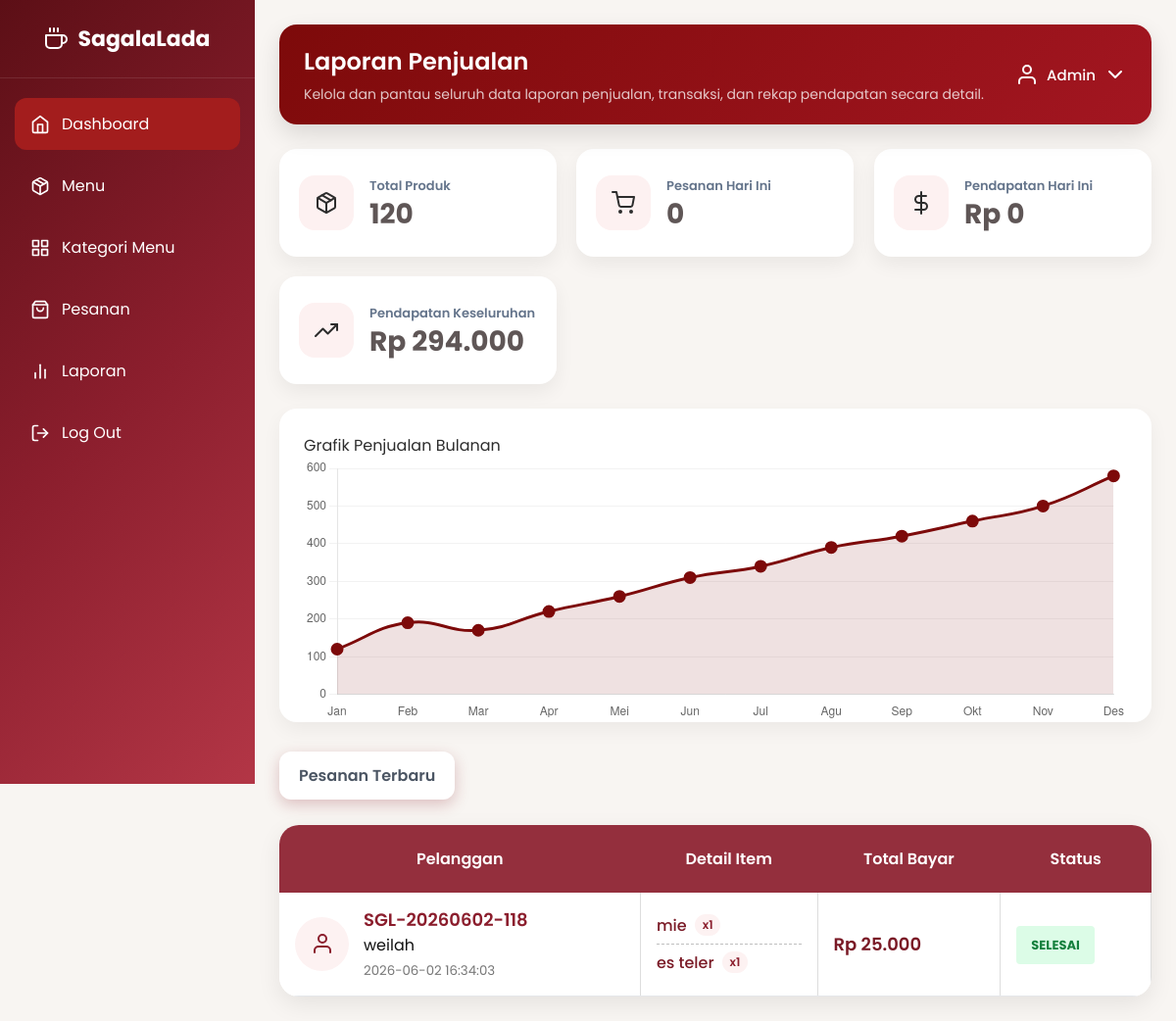
/admind/main_page/dashboard.php, run on an earlier commit of the app's database.
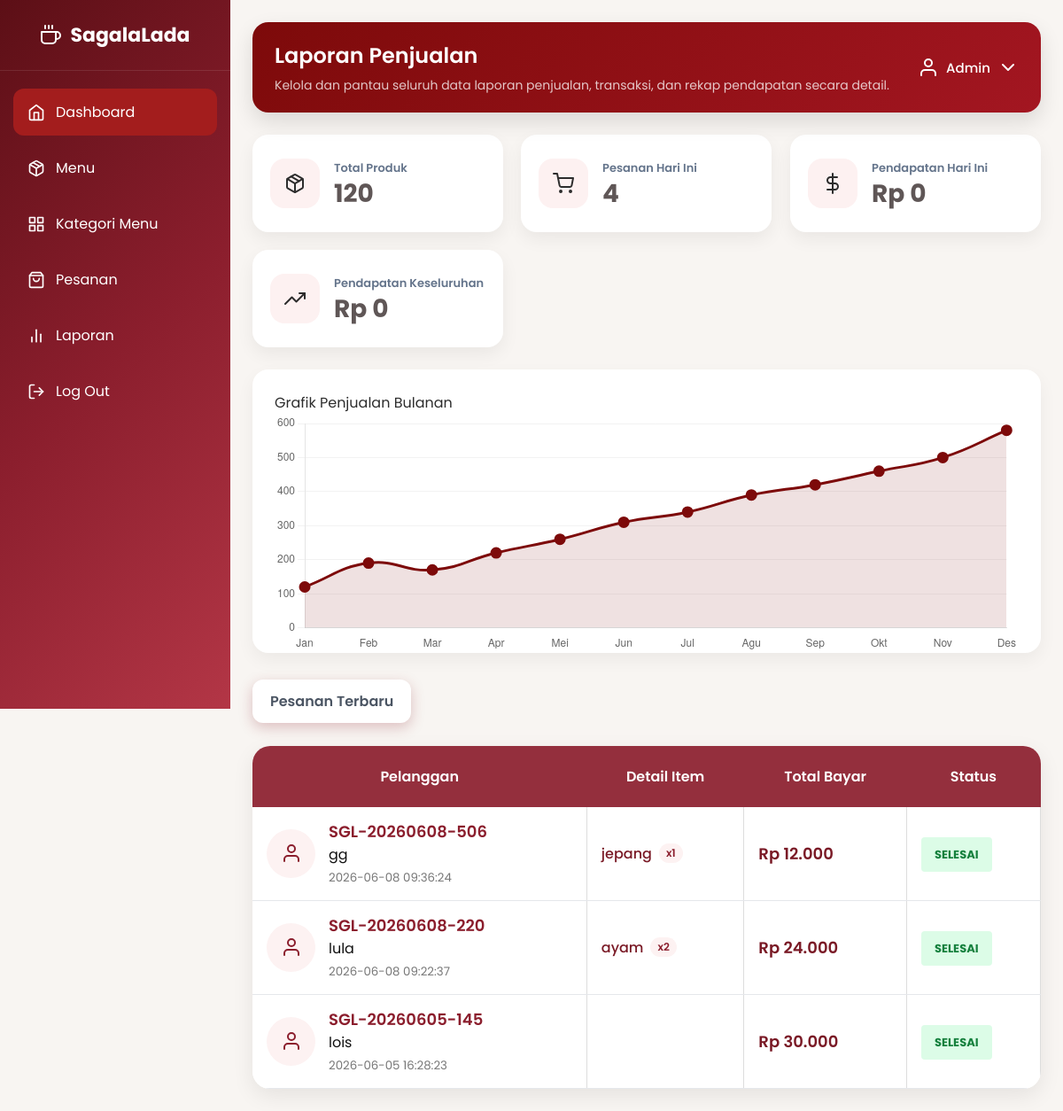
And on a later commit of the database.
### tables this page shows
CREATE TABLE `pesanan` (
  `id_pesanan` int(11) NOT NULL,
  `tanggal` datetime DEFAULT NULL,
  `id_meja` int(11) DEFAULT NULL,
  `id_admin` int(11) DEFAULT NULL,
  `total_harga` int(11) DEFAULT NULL,
  `status_pesanan` enum('pending','diproses','selesai','dibayar','dibatalkan') DEFAULT NULL,
  `id_pelanggan` int(11) DEFAULT NULL,
  `nomor_pesanan` varchar(30) DEFAULT NULL
);

CREATE TABLE `pelanggan` (
  `id_pelanggan` int(11) NOT NULL,
  `nama_pelanggan` varchar(100) DEFAULT NULL
);

CREATE TABLE `detail_pesanan` (
  `id_detail_pesanan` int(11) NOT NULL,
  `id_pesanan` int(11) DEFAULT NULL,
  `id_menu` int(11) DEFAULT NULL,
  `jumlah` int(11) DEFAULT NULL,
  `pedas` varchar(50) DEFAULT NULL,
  `catatan` text DEFAULT NULL,
  `subtotal` int(11) DEFAULT NULL
);

CREATE TABLE `menu` (
  `id_menu` int(11) NOT NULL,
  `nama_menu` varchar(100) DEFAULT NULL,
  `harga` int(11) DEFAULT NULL,
  `stok` int(11) DEFAULT NULL,
  `gambar` varchar(255) DEFAULT NULL,
  `id_kategori_menu` int(11) DEFAULT NULL,
  `id_admin` int(11) DEFAULT NULL,
  `deskripsi_menu` text NOT NULL,
  `status` enum('tersedia','habis') DEFAULT 'tersedia'
);

### admind/main_page/dashboard.php (the view, shortened to what this page needs)
<?php
include "koneksi.php";
$qPesananHariIni = mysqli_query(
  $conn,
  "SELECT COUNT(*) AS total
  FROM pesanan
  WHERE DATE(tanggal) = CURDATE()
  ");
  $pesananHariIni = mysqli_fetch_assoc($qPesananHariIni)['total'];
$qPendapatanHariIni = mysqli_query(
  $conn,
  "SELECT COALESCE(SUM(total_harga),0) AS total
  FROM pesanan
  WHERE DATE(tanggal) = CURDATE()
  AND status_pesanan IN ('dibayar')"
);
$pendapatanHariIni = mysqli_fetch_assoc($qPendapatanHariIni)['total'];
$qPendapatanTotal = mysqli_query(
  $conn,
  "SELECT COALESCE(SUM(total_harga),0) AS total
  FROM pesanan
  WHERE status_pesanan IN ('dibayar')"
);
$pendapatanTotal = mysqli_fetch_assoc($qPendapatanTotal)['total'];
$qPesananTerbaru = mysqli_query(
  $conn,
  "SELECT p.*, pl.nama_pelanggan
  FROM pesanan p
  JOIN pelanggan pl ON p.id_pelanggan = pl.id_pelanggan
  WHERE LOWER(TRIM(p.status_pesanan))
  IN ('diproses','selesai')
  ORDER BY p.id_pesanan DESC
  LIMIT 3"
);
?>
<!doctype html>
<html lang="id">
  <head>
    <link rel="stylesheet" href="../asset/style_sidebar.css">
    <link rel="stylesheet" href="style.css" />
  </head>
  <body>
    <?php include "../components/sidebar.php"; ?>
    <main class="main-content" id="main-content">
      <header class="navbar">
  <div class="navbar-left">
    <h2>Laporan Penjualan</h2>
    <p>
      Kelola dan pantau seluruh data laporan penjualan, transaksi, dan rekap pendapatan secara detail.
    </p>
  </div>
  <div class="navbar-right">
    <div class="profile">
      <button id="profile-btn">
        <i data-feather="user"></i>
        <span>Admin</span>
        <i data-feather="chevron-down"></i>
      </button>
    </div>
  </div>
</header>
      <section class="cards">
        <div class="card">
          <div class="card-icon">
            <i data-feather="package"></i>
          </div>
          <div>
            <h4>Total Produk</h4>
            <h2 class="counter" data-target="120">0</h2>
          </div>
        </div>
        <div class="card">
          <div class="card-icon">
            <i data-feather="shopping-cart"></i>
          </div>
          <div>
            <h4>Pesanan Hari Ini</h4>
            <h2><?= $pesananHariIni ?></h2>
          </div>
        </div>
        <div class="card">
          <div class="card-icon">
            <i data-feather="dollar-sign"></i>
          </div>
          <div>
            <h4>Pendapatan Hari Ini</h4>
            <h2>Rp <?= number_format($pendapatanHariIni,0,',','.')?></h2>
          </div>
        </div>
        <div class="card">
          <div class="card-icon">
            <i data-feather="trending-up"></i>
          </div>
          <div>
            <h4>Pendapatan Keseluruhan</h4>
            <h2>Rp <?= number_format($pendapatanTotal, 0, ',', '.') ?></h2>
        </div>
        </div>
      </section>
      <section class="chart-box">
        <div class="section-title">Grafik Penjualan Bulanan</div>
        <canvas id="salesChart"></canvas>
      </section>
      <h2 class="table-title">Pesanan Terbaru</h2>
      <section class="table-box">
        <table>
          <thead>
            <tr>
                <th>Pelanggan</th>
                <th>Detail Item</th>
                <th>Total Bayar</th>
                <th>Status</th>
            </tr>
          </thead>
  <tbody>
    <?php
    if(mysqli_num_rows($qPesananTerbaru) > 0){
        while($row = mysqli_fetch_assoc($qPesananTerbaru)){
            $status = strtolower(trim($row['status_pesanan']));
    ?>
    <tr>
        <td>
    <div class="pelanggan-box">
        <div class="pelanggan-icon">
            <i data-feather="user"></i>
        </div>
        <div>
            <span class="nomor-pesanan">
                <?= $row['nomor_pesanan'] ?>
            </span>
            <div class="nama-pelanggan">
                <?= htmlspecialchars($row['nama_pelanggan']) ?>
            </div>
            <small>
                <?= $row['tanggal'] ?>
            </small>
        </div>
    </div>
</td>
        <td>
            <?php
            $idPesanan = $row['id_pesanan'];
            $qDetail = mysqli_query(
                $conn,
                "SELECT m.nama_menu, dp.jumlah
                FROM detail_pesanan dp
                JOIN menu m ON dp.id_menu = m.id_menu
                WHERE dp.id_pesanan = '$idPesanan'"
            );
            while($detail = mysqli_fetch_assoc($qDetail)){
            ?>
                <div class="item-menu">
                    <div class="nama-menu">
                        <?= $detail['nama_menu'] ?>
                        <span class="qty">
                            x<?= $detail['jumlah'] ?>
                        </span>
                    </div>
                </div>
            <?php
            }
            ?>
        </td>
        <td>
          <span class="total-bayar">
              Rp <?= number_format($row['total_harga'],0,',','.') ?>
          </span>
      </td>
        <td>
            <span class="status-badge <?= $status ?>">
                <?= ucfirst($status) ?>
            </span>
        </td>
    </tr>
    <?php
        }
    } ?>
  </tbody>
        </table>
      </section>
    </main>
  </body>
</html>

What changed in the data, as far as the page shows it:
no longer on this page (row edited): pesanan: nomor_pesanan "SGL-20260602-118", id_pelanggan.nama_pelanggan "weilah", tanggal "2026-06-02 16:34:03", total_harga "25.000", status_pesanan "SELESAI"
removed detail_pesanan: id_menu.nama_menu "mie", jumlah "1", shown under "SGL-20260602-118"
no longer on this page (row unchanged): detail_pesanan: id_menu.nama_menu "es teler", jumlah "1", shown under "SGL-20260602-118"
added pesanan: nomor_pesanan "SGL-20260608-506", id_pelanggan.nama_pelanggan "gg", tanggal "2026-06-08 09:36:24", total_harga "12.000", status_pesanan "SELESAI"
added detail_pesanan: id_menu.nama_menu "jepang", jumlah "1", shown under "SGL-20260608-506"
added pesanan: nomor_pesanan "SGL-20260608-220", id_pelanggan.nama_pelanggan "lula", tanggal "2026-06-08 09:22:37", total_harga "24.000", status_pesanan "SELESAI"
added detail_pesanan: id_menu.nama_menu "ayam", jumlah "2", shown under "SGL-20260608-220"
added pesanan: nomor_pesanan "SGL-20260605-145", id_pelanggan.nama_pelanggan "lois", tanggal "2026-06-05 16:28:23", total_harga "30.000", status_pesanan "SELESAI"
Also different on the page:
$pesananHariIni: "0" → "4"
$pendapatanTotal: "294.000" → "0"
